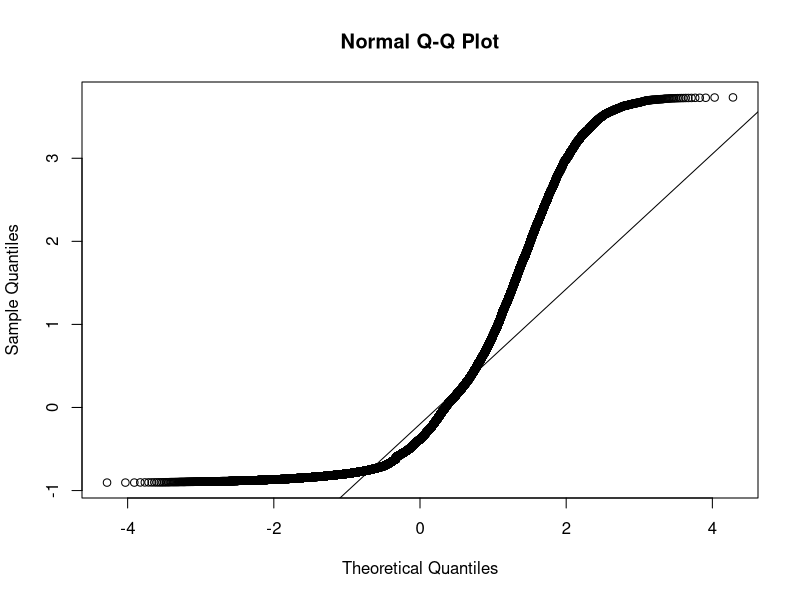
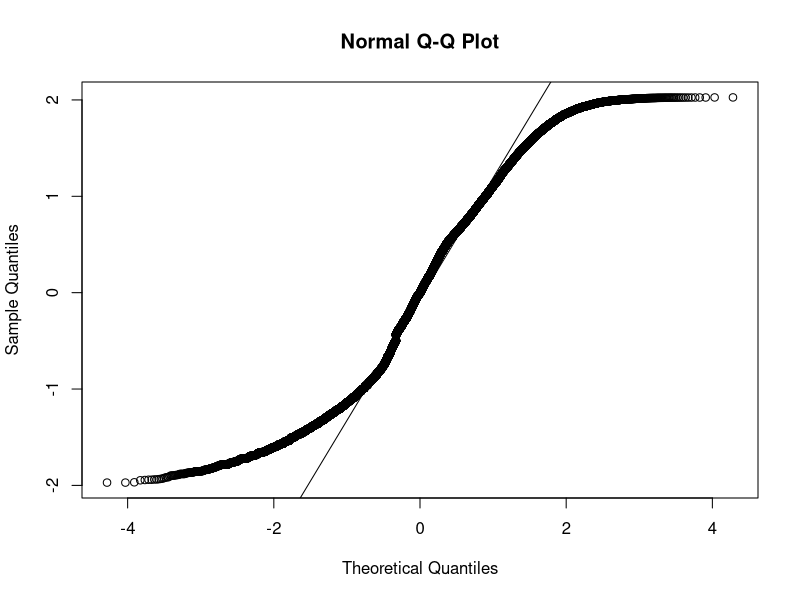
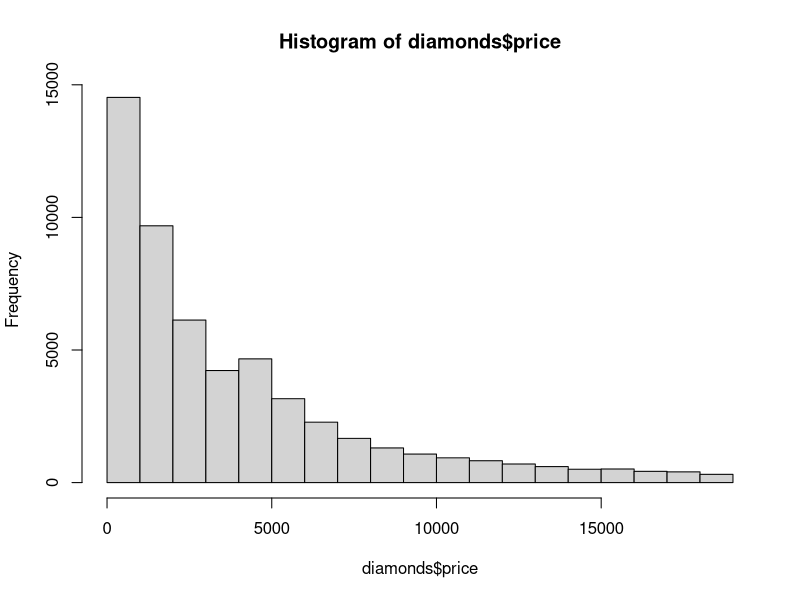
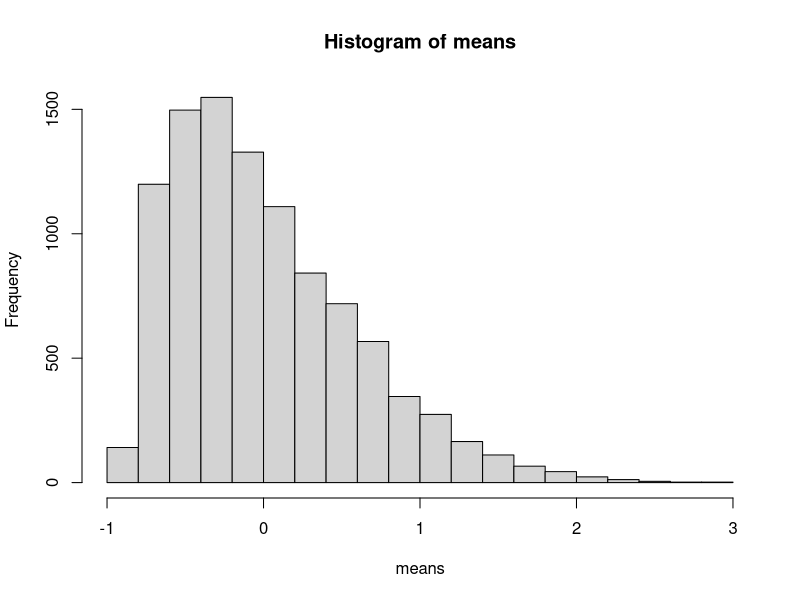
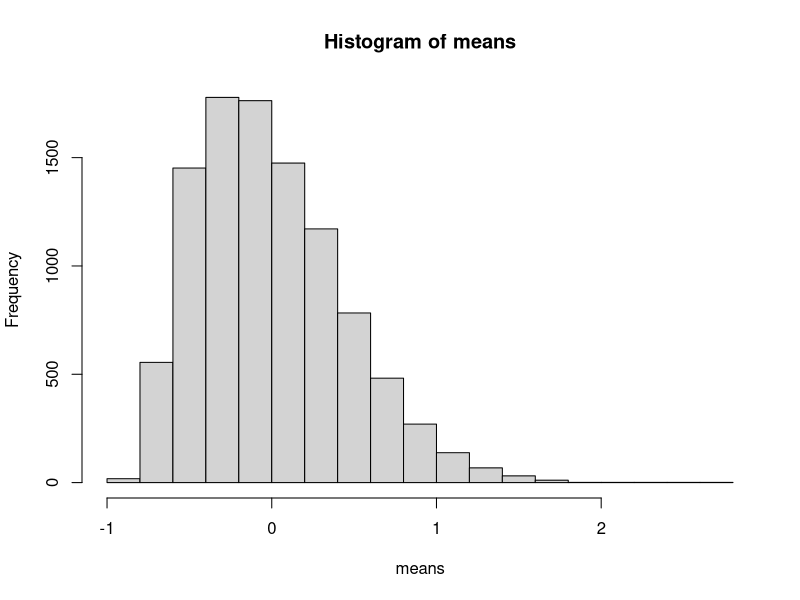
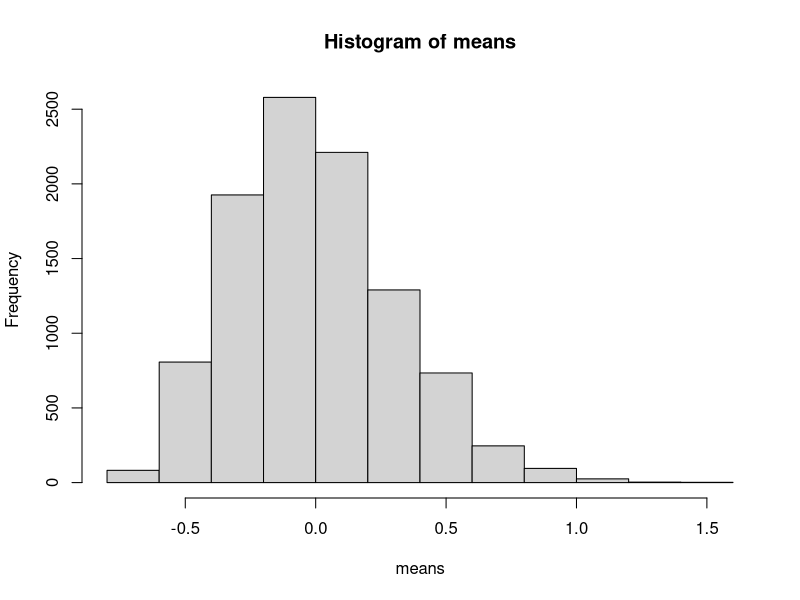
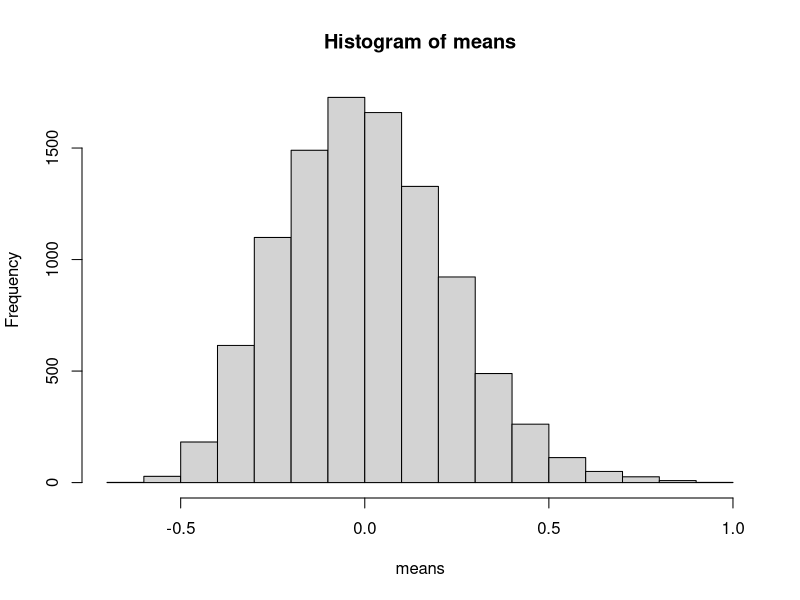
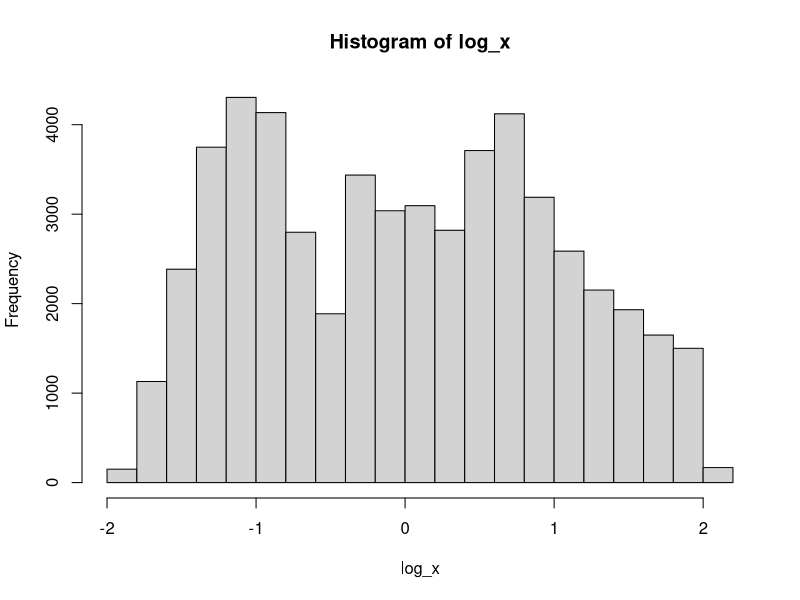

The R script that drew these images, in order:
## ---- chunk 1
library(ggplot2)

x <- diamonds$price
x <- (x-mean(x))/sd(x)
qqnorm(x)
qqline(x)

log_x <- log(diamonds$price)
log_x <- (log_x-mean(log_x))/sd(log_x)
qqnorm(log_x)
qqline(log_x)
## ---- chunk 2
hist(diamonds$price)
## ---- chunk 3
sample_mean <- function(data, size, n){
  means <- vector(mode='numeric',length=n)
  for(i in 1:n){
    sample1 <- sample(data, size)
    means[i] <- mean(sample1)
  }
  hist(means)
}
sample_mean(x, 3, 10000)
## ---- chunk 4
sample_mean(x, 5, 10000)
sample_mean(x, 10, 10000)
sample_mean(x, 20, 10000)
## ---- chunk 5
hist(log_x)
sample_mean(log_x, 3, 10000)
sample_mean(log_x, 5, 10000)
sample_mean(log_x, 10, 10000)
sample_mean(log_x, 20, 10000)
## ---- chunk 6
pnorm(66, mean=65, sd=0.5, lower.tail=FALSE)
## ---- chunk 7
pnorm(63, mean=65, sd=0.5)
## ---- chunk 8
pnorm(66.5, mean=65, sd=0.5) - pnorm(63.5, mean=65, sd=0.5)
## ---- chunk 9
qnorm(0.975, mean=65, sd=0.5)
## ---- chunk 10
pnorm(63, mean=65, sd=2.5, lower.tail=FALSE)
## ---- chunk 11
pnorm(66, mean=65, sd=0.25, lower.tail=FALSE)
## ---- chunk 12
pnorm(63, mean=65, sd=0.25)
## ---- chunk 13
pnorm(66.5, mean=65, sd=0.25) - pnorm(63.5, mean=65, sd=0.25)
## ---- chunk 14
qnorm(0.975, mean=65, sd=0.25)
## ---- chunk 15
pnorm(63, mean=65, sd=2.5, lower.tail=FALSE)
